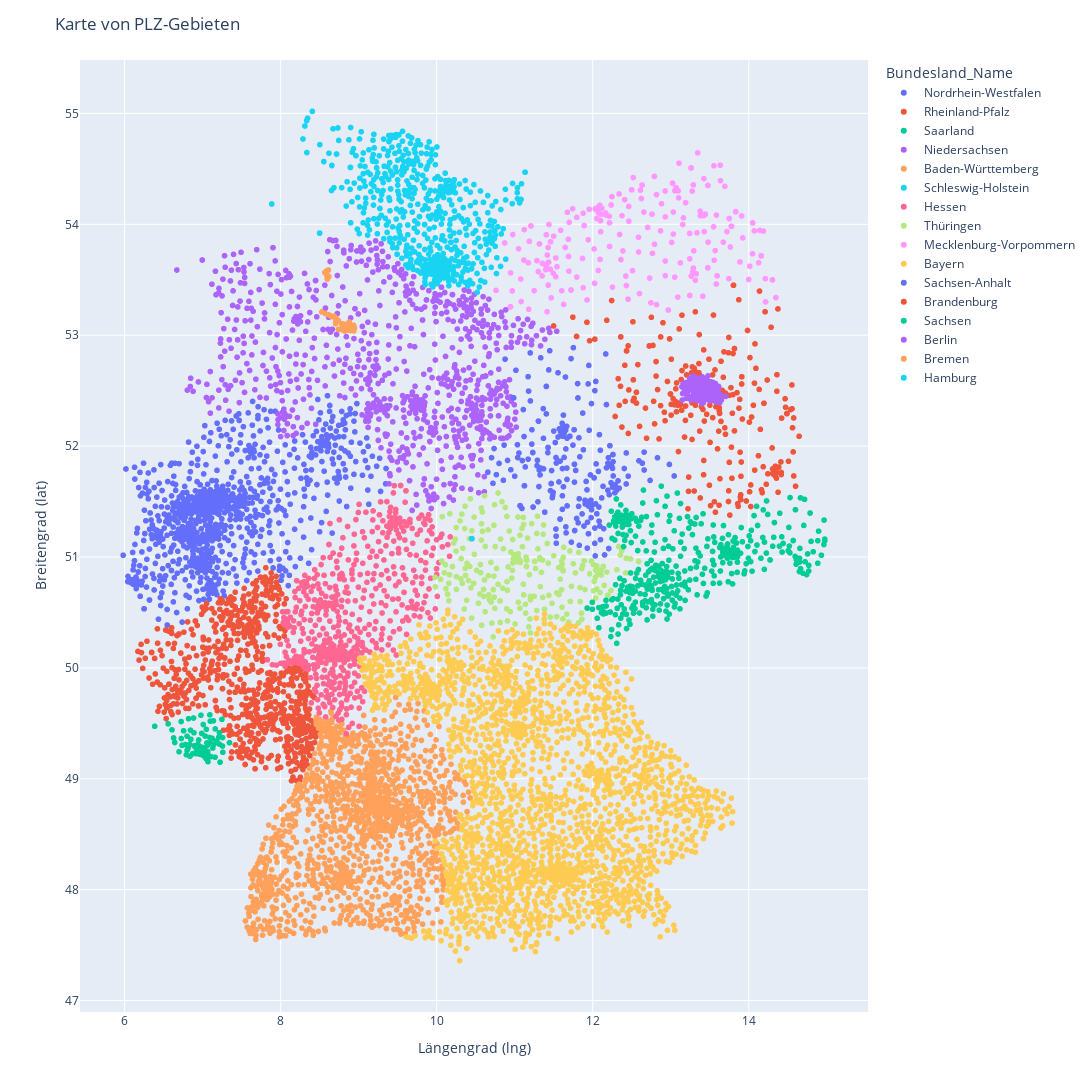

This figure's notebook cell:
### Code cell
# Visual Python: Visualization > Plotly

cdf['Stadt, Kreis, Land'] = cdf['PLZ_Name'] + ', ' + cdf['Kreis_Name'] + ', ' + cdf['Bundesland_Name']

fig = px.scatter(cdf, x='lng', y='lat', color='Bundesland_Name', hover_data=['Stadt, Kreis, Land'], width=1400, height=1200)

fig.update_layout(
    title="Karte von PLZ-Gebieten",
    xaxis_title="Längengrad (lng)",
    yaxis_title="Breitengrad (lat)"
)
fig.show()

### Figure 1 — Plotly figure (JSON) as saved in the notebook; plotly's stock layout.template omitted (floating-point values rounded to 4 significant figures; data arrays with more than 128 entries replaced by an {"elided": "..."} marker saying what was removed)
{"data": [{"customdata": {"elided": "904x1 str values"}, "hovertemplate": "Bundesland_Name=Nordrhein-Westfalen<br>lng=%{x}<br>lat=%{y}<br>Stadt, Kreis, Land=%{customdata[0]}<extra></extra>", "legendgroup": "Nordrhein-Westfalen", "marker": {"color": "#636efa", "symbol": "circle"}, "mode": "markers", "name": "Nordrhein-Westfalen", "showlegend": true, "type": "scattergl", "x": {"elided": "904 float values"}, "xaxis": "x", "y": {"elided": "904 float values"}, "yaxis": "y"}, {"customdata": {"elided": "916x1 str values"}, "hovertemplate": "Bundesland_Name=Rheinland-Pfalz<br>lng=%{x}<br>lat=%{y}<br>Stadt, Kreis, Land=%{customdata[0]}<extra></extra>", "legendgroup": "Rheinland-Pfalz", "marker": {"color": "#EF553B", "symbol": "circle"}, "mode": "markers", "name": "Rheinland-Pfalz", "showlegend": true, "type": "scattergl", "x": {"elided": "916 float values"}, "xaxis": "x", "y": {"elided": "916 float values"}, "yaxis": "y"}, {"customdata": [["Saarbrücken, Landkreis Regionalverband Saarbrücken, Saarland"], ["Freisen, Landkreis St. Wendel, Saarland"], ["Völklingen, Landkreis Regionalverband Saarbrücken, Saarland"], ["Quierschied, Landkreis Regionalverband Saarbrücken, Saarland"], ["Namborn, Landkreis St. Wendel, Saarland"], ["Dillingen/Saar, Landkreis Saarlouis, Saarland"], ["Saarbrücken, Landkreis Regionalverband Saarbrücken, Saarland"], ["Wadgassen, Landkreis Saarlouis, Saarland"], ["Schwalbach, Landkreis Saarlouis, Saarland"], ["Riegelsberg, Landkreis Regionalverband Saarbrücken, Saarland"], ["Nohfelden, Landkreis St. Wendel, Saarland"], ["Schiffweiler, Landkreis Neunkirchen, Saarland"], ["Bous, Landkreis Saarlouis, Saarland"], ["Spiesen-Elversberg, Landkreis Neunkirchen, Saarland"], ["Blieskastel, Landkreis Saarpfalz-Kreis, Saarland"], ["Neunkirchen, Landkreis Neunkirchen, Saarland"], ["Bexbach, Landkreis Saarpfalz-Kreis, Saarland"], ["Beckingen, Landkreis Merzig-Wadern, Saarland"], ["Ensdorf, Landkreis Saarlouis, Saarland"], ["Oberthal, Landkreis St. Wendel, Saarland"], ["Losheim, Landkreis Merzig-Wadern, Saarland"], ["Saarlouis, Landkreis Saarlouis, Saarland"], ["Eppelborn, Landkreis Neunkirchen, Saarland"], ["Saarbrücken, Landkreis Regionalverband Saarbrücken, Saarland"], ["Überherrn, Landkreis Saarlouis, Saarland"], ["Illingen, Landkreis Neunkirchen, Saarland"], ["Marpingen, Landkreis St. Wendel, Saarland"], ["Saarbrücken, Landkreis Regionalverband Saarbrücken, Saarland"], ["Kirkel, Landkreis Saarpfalz-Kreis, Saarland"], ["Mettlach, Landkreis Merzig-Wadern, Saarland"], ["Friedrichsthal, Landkreis Regionalverband Saarbrücken, Saarland"], ["Saarbrücken, Landkreis Regionalverband Saarbrücken, Saarland"], ["Perl, Landkreis Merzig-Wadern, Saarland"], ["Nalbach, Landkreis Saarlouis, Saarland"], ["Saarbrücken, Landkreis Regionalverband Saarbrücken, Saarland"], ["Saarbrücken, Landkreis Regionalverband Saarbrücken, Saarland"], ["Neunkirchen, Landkreis Neunkirchen, Saarland"], ["Tholey, Landkreis St. Wendel, Saarland"], ["Saarbrücken, Landkreis Regionalverband Saarbrücken, Saarland"], ["Saarbrücken, Landkreis Regionalverband Saarbrücken, Saarland"], ["Schmelz, Landkreis Saarlouis, Saarland"], ["Sulzbach/Saar, Landkreis Regionalverband Saarbrücken, Saarland"], ["Sankt Wendel, Landkreis St. Wendel, Saarland"], ["Ottweiler, Landkreis Neunkirchen, Saarland"], ["Wadern, Landkreis Merzig-Wadern, Saarland"], ["Saarbrücken, Landkreis Regionalverband Saarbrücken, Saarland"], ["Saarbrücken, Landkreis Regionalverband Saarbrücken, Saarland"], ["Merchweiler, Landkreis Neunkirchen, Saarland"], ["Neunkirchen, Landkreis Neunkirchen, Saarland"], ["Homburg, Landkreis Saarpfalz-Kreis, Saarland"], ["Großrosseln, Landkreis Regionalverband Saarbrücken, Saarland"], ["Nonnweiler, Landkreis St. Wendel, Saarland"], ["Saarbrücken, Landkreis Regionalverband Saarbrücken, Saarland"], ["Wallerfangen, Landkreis Saarlouis, Saarland"], ["Saarbrücken, Landkreis Regionalverband Saarbrücken, Saarland"], ["Sankt Ingbert, Landkreis Saarpfalz-Kreis, Saarland"], ["Rehlingen-Siersburg, Landkreis Saarlouis, Saarland"], ["Saarbrücken, Landkreis Regionalverband Saarbrücken, Saarland"], ["Lebach, Landkreis Saarlouis, Saarland"], ["Püttlingen, Landkreis Regionalverband Saarbrücken, Saarland"], ["Saarbrücken, Landkreis Regionalverband Saarbrücken, Saarland"], ["Kleinblittersdorf, Landkreis Regionalverband Saarbrücken, Saarland"], ["Saarwellingen, Landkreis Saarlouis, Saarland"], ["Saarbrücken, Landkreis Regionalverband Saarbrücken, Saarland"], ["Gersheim, Landkreis Saarpfalz-Kreis, Saarland"], ["Weiskirchen, Landkreis Merzig-Wadern, Saarland"], ["Heusweiler, Landkreis Regionalverband Saarbrücken, Saarland"], ["Mandelbachtal, Landkreis Saarpfalz-Kreis, Saarland"], ["Merzig, Landkreis Merzig-Wadern, Saarland"]], "hovertemplate": "Bundesland_Name=Saarland<br>lng=%{x}<br>lat=%{y}<br>Stadt, Kreis, Land=%{customdata[0]}<extra></extra>", "legendgroup": "Saarland", "marker": {"color": "#00cc96", "symbol": "circle"}, "mode": "markers", "name": "Saarland", "showlegend": true, "type": "scattergl", "x": [6.871, 7.248, 6.791, 7.055, 7.139, 6.727, 6.915, 6.801, 6.833, 6.941, 7.093, 7.122, 6.816, 7.146, 7.259, 7.216, 7.256, 6.756, 6.778, 7.098, 6.726, 6.737, 6.988, 7.065, 6.698, 7.033, 7.048, 7.108, 7.255, 6.558, 7.097, 6.999, 6.386, 6.801, 7.041, 7.025, 7.206, 7.008, 6.961, 7.042, 6.845, 7.062, 7.162, 7.217, 6.884, 6.983, 7.008, 7.091, 7.179, 7.345, 6.838, 6.979, 7.067, 6.643, 6.981, 7.131, 6.628, 7.067, 6.889, 6.892, 7.018, 7.069, 6.85, 6.922, 7.224, 6.82, 6.949, 7.16, 6.608], "xaxis": "x", "y": [49.22, 49.54, 49.22, 49.32, 49.52, 49.36, 49.23, 49.26, 49.31, 49.31, 49.58, 49.36, 49.28, 49.31, 49.24, 49.31, 49.37, 49.43, 49.31, 49.52, 49.52, 49.3, 49.41, 49.22, 49.24, 49.39, 49.45, 49.2, 49.3, 49.5, 49.32, 49.24, 49.47, 49.38, 49.23, 49.28, 49.37, 49.49, 49.22, 49.18, 49.44, 49.3, 49.45, 49.42, 49.55, 49.29, 49.21, 49.37, 49.34, 49.33, 49.2, 49.57, 49.2, 49.33, 49.25, 49.28, 49.37, 49.25, 49.41, 49.3, 49.25, 49.15, 49.36, 49.26, 49.15, 49.54, 49.35, 49.19, 49.44], "yaxis": "y"}, {"customdata": {"elided": "835x1 str values"}, "hovertemplate": "Bundesland_Name=Niedersachsen<br>lng=%{x}<br>lat=%{y}<br>Stadt, Kreis, Land=%{customdata[0]}<extra></extra>", "legendgroup": "Niedersachsen", "marker": {"color": "#ab63fa", "symbol": "circle"}, "mode": "markers", "name": "Niedersachsen", "showlegend": true, "type": "scattergl", "x": {"elided": "835 float values"}, "xaxis": "x", "y": {"elided": "835 float values"}, "yaxis": "y"}, {"customdata": {"elided": "1285x1 str values"}, "hovertemplate": "Bundesland_Name=Baden-Württemberg<br>lng=%{x}<br>lat=%{y}<br>Stadt, Kreis, Land=%{customdata[0]}<extra></extra>", "legendgroup": "Baden-Württemberg", "marker": {"color": "#FFA15A", "symbol": "circle"}, "mode": "markers", "name": "Baden-Württemberg", "showlegend": true, "type": "scattergl", "x": {"elided": "1285 float values"}, "xaxis": "x", "y": {"elided": "1285 float values"}, "yaxis": "y"}, {"customdata": {"elided": "507x1 str values"}, "hovertemplate": "Bundesland_Name=Schleswig-Holstein<br>lng=%{x}<br>lat=%{y}<br>Stadt, Kreis, Land=%{customdata[0]}<extra></extra>", "legendgroup": "Schleswig-Holstein", "marker": {"color": "#19d3f3", "symbol": "circle"}, "mode": "markers", "name": "Schleswig-Holstein", "showlegend": true, "type": "scattergl", "x": {"elided": "507 float values"}, "xaxis": "x", "y": {"elided": "507 float values"}, "yaxis": "y"}, {"customdata": {"elided": "556x1 str values"}, "hovertemplate": "Bundesland_Name=Hessen<br>lng=%{x}<br>lat=%{y}<br>Stadt, Kreis, Land=%{customdata[0]}<extra></extra>", "legendgroup": "Hessen", "marker": {"color": "#FF6692", "symbol": "circle"}, "mode": "markers", "name": "Hessen", "showlegend": true, "type": "scattergl", "x": {"elided": "556 float values"}, "xaxis": "x", "y": {"elided": "556 float values"}, "yaxis": "y"}, {"customdata": {"elided": "251x1 str values"}, "hovertemplate": "Bundesland_Name=Thüringen<br>lng=%{x}<br>lat=%{y}<br>Stadt, Kreis, Land=%{customdata[0]}<extra></extra>", "legendgroup": "Thüringen", "marker": {"color": "#B6E880", "symbol": "circle"}, "mode": "markers", "name": "Thüringen", "showlegend": true, "type": "scattergl", "x": {"elided": "251 float values"}, "xaxis": "x", "y": {"elided": "251 float values"}, "yaxis": "y"}, {"customdata": {"elided": "249x1 str values"}, "hovertemplate": "Bundesland_Name=Mecklenburg-Vorpommern<br>lng=%{x}<br>lat=%{y}<br>Stadt, Kreis, Land=%{customdata[0]}<extra></extra>", "legendgroup": "Mecklenburg-Vorpommern", "marker": {"color": "#FF97FF", "symbol": "circle"}, "mode": "markers", "name": "Mecklenburg-Vorpommern", "showlegend": true, "type": "scattergl", "x": {"elided": "249 float values"}, "xaxis": "x", "y": {"elided": "249 float values"}, "yaxis": "y"}, {"customdata": {"elided": "2122x1 str values"}, "hovertemplate": "Bundesland_Name=Bayern<br>lng=%{x}<br>lat=%{y}<br>Stadt, Kreis, Land=%{customdata[0]}<extra></extra>", "legendgroup": "Bayern", "marker": {"color": "#FECB52", "symbol": "circle"}, "mode": "markers", "name": "Bayern", "showlegend": true, "type": "scattergl", "x": {"elided": "2122 float values"}, "xaxis": "x", "y": {"elided": "2122 float values"}, "yaxis": "y"}, {"customdata": {"elided": "231x1 str values"}, "hovertemplate": "Bundesland_Name=Sachsen-Anhalt<br>lng=%{x}<br>lat=%{y}<br>Stadt, Kreis, Land=%{customdata[0]}<extra></extra>", "legendgroup": "Sachsen-Anhalt", "marker": {"color": "#636efa", "symbol": "circle"}, "mode": "markers", "name": "Sachsen-Anhalt", "showlegend": true, "type": "scattergl", "x": {"elided": "231 float values"}, "xaxis": "x", "y": {"elided": "231 float values"}, "yaxis": "y"}, {"customdata": {"elided": "236x1 str values"}, "hovertemplate": "Bundesland_Name=Brandenburg<br>lng=%{x}<br>lat=%{y}<br>Stadt, Kreis, Land=%{customdata[0]}<extra></extra>", "legendgroup": "Brandenburg", "marker": {"color": "#EF553B", "symbol": "circle"}, "mode": "markers", "name": "Brandenburg", "showlegend": true, "type": "scattergl", "x": {"elided": "236 float values"}, "xaxis": "x", "y": {"elided": "236 float values"}, "yaxis": "y"}, {"customdata": {"elided": "400x1 str values"}, "hovertemplate": "Bundesland_Name=Sachsen<br>lng=%{x}<br>lat=%{y}<br>Stadt, Kreis, Land=%{customdata[0]}<extra></extra>", "legendgroup": "Sachsen", "marker": {"color": "#00cc96", "symbol": "circle"}, "mode": "markers", "name": "Sachsen", "showlegend": true, "type": "scattergl", "x": {"elided": "400 float values"}, "xaxis": "x", "y": {"elided": "400 float values"}, "yaxis": "y"}, {"customdata": {"elided": "198x1 str values"}, "hovertemplate": "Bundesland_Name=Berlin<br>lng=%{x}<br>lat=%{y}<br>Stadt, Kreis, Land=%{customdata[0]}<extra></extra>", "legendgroup": "Berlin", "marker": {"color": "#ab63fa", "symbol": "circle"}, "mode": "markers", "name": "Berlin", "showlegend": true, "type": "scattergl", "x": {"elided": "198 float values"}, "xaxis": "x", "y": {"elided": "198 float values"}, "yaxis": "y"}, {"customdata": [["Bremerhaven, Kreisfreie Stadt Bremerhaven, Bremen"], ["Bremen, Kreisfreie Stadt Bremen, Bremen"], ["Bremen, Kreisfreie Stadt Bremen, Bremen"], ["Bremen, Kreisfreie Stadt Bremen, Bremen"], ["Bremerhaven, Kreisfreie Stadt Bremerhaven, Bremen"], ["Bremen, Kreisfreie Stadt Bremen, Bremen"], ["Bremen, Kreisfreie Stadt Bremen, Bremen"], ["Bremerhaven; Bremen, Kreisfreie Stadt Bremen, Bremen"], ["Bremerhaven; Bremen, Kreisfreie Stadt Bremerhaven, Bremen"], ["Bremen, Kreisfreie Stadt Bremen, Bremen"], ["Bremen, Kreisfreie Stadt Bremen, Bremen"], ["Bremen, Kreisfreie Stadt Bremen, Bremen"], ["Bremen, Kreisfreie Stadt Bremen, Bremen"], ["Bremen, Kreisfreie Stadt Bremen, Bremen"], ["Bremen, Kreisfreie Stadt Bremen, Bremen"], ["Bremen, Kreisfreie Stadt Bremen, Bremen"], ["Bremerhaven, Kreisfreie Stadt Bremerhaven, Bremen"], ["Bremen, Kreisfreie Stadt Bremen, Bremen"], ["Bremen, Kreisfreie Stadt Bremen, Bremen"], ["Bremen, Kreisfreie Stadt Bremen, Bremen"], ["Bremen, Kreisfreie Stadt Bremen, Bremen"], ["Bremen, Kreisfreie Stadt Bremen, Bremen"], ["Bremen, Kreisfreie Stadt Bremen, Bremen"], ["Bremen, Kreisfreie Stadt Bremen, Bremen"], ["Bremen, Kreisfreie Stadt Bremen, Bremen"], ["Bremen, Kreisfreie Stadt Bremen, Bremen"], ["Bremen, Kreisfreie Stadt Bremen, Bremen"], ["Bremen, Kreisfreie Stadt Bremen, Bremen"], ["Bremen, Kreisfreie Stadt Bremen, Bremen"], ["Bremerhaven, Kreisfreie Stadt Bremerhaven, Bremen"], ["Bremen, Kreisfreie Stadt Bremen, Bremen"], ["Bremen, Kreisfreie Stadt Bremen, Bremen"], ["Bremen, Kreisfreie Stadt Bremen, Bremen"], ["Bremen, Kreisfreie Stadt Bremen, Bremen"], ["Bremen, Kreisfreie Stadt Bremen, Bremen"], ["Bremen, Kreisfreie Stadt Bremen, Bremen"], ["Bremen, Kreisfreie Stadt Bremen, Bremen"], ["Bremerhaven, Kreisfreie Stadt Bremerhaven, Bremen"], ["Bremerhaven, Kreisfreie Stadt Bremerhaven, Bremen"], ["Bremen, Kreisfreie Stadt Bremen, Bremen"], ["Bremerhaven, Kreisfreie Stadt Bremerhaven, Bremen"], ["Bremen, Kreisfreie Stadt Bremen, Bremen"], ["Bremen, Kreisfreie Stadt Bremen, Bremen"], ["Bremen, Kreisfreie Stadt Bremen, Bremen"]], "hovertemplate": "Bundesland_Name=Bremen<br>lng=%{x}<br>lat=%{y}<br>Stadt, Kreis, Land=%{customdata[0]}<extra></extra>", "legendgroup": "Bremen", "marker": {"color": "#FFA15A", "symbol": "circle"}, "mode": "markers", "name": "Bremen", "showlegend": true, "type": "scattergl", "x": [8.593, 8.791, 8.87, 8.783, 8.592, 8.66, 8.928, 8.566, 8.566, 8.611, 8.847, 8.847, 8.804, 8.939, 8.706, 8.741, 8.599, 8.834, 8.713, 8.947, 8.634, 8.823, 8.822, 8.528, 8.707, 8.896, 8.686, 8.883, 8.74, 8.619, 8.851, 8.861, 8.844, 8.935, 8.611, 8.878, 8.572, 8.612, 8.612, 8.785, 8.59, 8.883, 8.804, 8.813], "xaxis": "x", "y": [53.56, 53.09, 53.06, 53.05, 53.58, 53.17, 53.07, 53.57, 53.57, 53.18, 53.08, 53.09, 53.06, 53.04, 53.1, 53.05, 53.51, 53.09, 53.15, 53.06, 53.18, 53.08, 53.04, 53.21, 53.13, 53.04, 53.17, 53.08, 53.13, 53.53, 53.05, 53.1, 53.07, 53.09, 53.18, 53.12, 53.2, 53.59, 53.59, 53.1, 53.54, 53.08, 53.08, 53.1], "yaxis": "y"}, {"customdata": [["Hamburg, Kreisfreie Stadt Hamburg, Hamburg"], ["Hamburg, Kreisfreie Stadt Hamburg, Hamburg"], ["Hamburg, Kreisfreie Stadt Hamburg, Hamburg"], ["Hamburg, Kreisfreie Stadt Hamburg, Hamburg"], ["Hamburg, Kreisfreie Stadt Hamburg, Hamburg"], ["Hamburg, Kreisfreie Stadt Hamburg, Hamburg"], ["Hamburg, Kreisfreie Stadt Hamburg, Hamburg"], ["Hamburg, Kreisfreie Stadt Hamburg, Hamburg"], ["Hamburg, Kreisfreie Stadt Hamburg, Hamburg"], ["Hamburg, Kreisfreie Stadt Hamburg, Hamburg"], ["Hamburg, Kreisfreie Stadt Hamburg, Hamburg"], ["Hamburg, Kreisfreie Stadt Hamburg, Hamburg"], ["Hamburg, Kreisfreie Stadt Hamburg, Hamburg"], ["Hamburg, Kreisfreie Stadt Hamburg, Hamburg"], ["Hamburg, Kreisfreie Stadt Hamburg, Hamburg"], ["Hamburg, Kreisfreie Stadt Hamburg, Hamburg"], ["Hamburg, Kreisfreie Stadt Hamburg, Hamburg"], ["Hamburg, Kreisfreie Stadt Hamburg, Hamburg"], ["Hamburg, Kreisfreie Stadt Hamburg, Hamburg"], ["Hamburg, Kreisfreie Stadt Hamburg, Hamburg"], ["Hamburg, Kreisfreie Stadt Hamburg, Hamburg"], ["Hamburg, Kreisfreie Stadt Hamburg, Hamburg"], ["Hamburg, Kreisfreie Stadt Hamburg, Hamburg"], ["Hamburg, Kreisfreie Stadt Hamburg, Hamburg"], ["Neuwerk, Kreisfreie Stadt Hamburg, Hamburg"], ["Hamburg, Kreisfreie Stadt Hamburg, Hamburg"], ["Hamburg, Kreisfreie Stadt Hamburg, Hamburg"], ["Hamburg, Kreisfreie Stadt Hamburg, Hamburg"], ["Hamburg, Kreisfreie Stadt Hamburg, Hamburg"], ["Hamburg, Kreisfreie Stadt Hamburg, Hamburg"], ["Hamburg, Kreisfreie Stadt Hamburg, Hamburg"], ["Hamburg, Kreisfreie Stadt Hamburg, Hamburg"], ["Hamburg, Kreisfreie Stadt Hamburg, Hamburg"], ["Hamburg, Kreisfreie Stadt Hamburg, Hamburg"], ["Hamburg, Kreisfreie Stadt Hamburg, Hamburg"], ["Hamburg, Kreisfreie Stadt Hamburg, Hamburg"], ["Hamburg, Kreisfreie Stadt Hamburg, Hamburg"], ["Hamburg, Kreisfreie Stadt Hamburg, Hamburg"], ["Hamburg, Kreisfreie Stadt Hamburg, Hamburg"], ["Hamburg, Kreisfreie Stadt Hamburg, Hamburg"], ["Hamburg, Kreisfreie Stadt Hamburg, Hamburg"], ["Hamburg, Kreisfreie Stadt Hamburg, Hamburg"], ["Hamburg, Kreisfreie Stadt Hamburg, Hamburg"], ["Hamburg, Kreisfreie Stadt Hamburg, Hamburg"], ["Hamburg, Kreisfreie Stadt Hamburg, Hamburg"], ["Neuwerk, Kreisfreie Stadt Hamburg, Hamburg"], ["Hamburg, Kreisfreie Stadt Hamburg, Hamburg"], ["Hamburg, Kreisfreie Stadt Hamburg, Hamburg"], ["Hamburg, Kreisfreie Stadt Hamburg, Hamburg"], ["Hamburg, Kreisfreie Stadt Hamburg, Hamburg"], ["Hamburg, Kreisfreie Stadt Hamburg, Hamburg"], ["Hamburg, Kreisfreie Stadt Hamburg, Hamburg"], ["Hamburg, Kreisfreie Stadt Hamburg, Hamburg"], ["Hamburg, Kreisfreie Stadt Hamburg, Hamburg"], ["Hamburg, Kreisfreie Stadt Hamburg, Hamburg"], ["Hamburg, Kreisfreie Stadt Hamburg, Hamburg"], ["Hamburg, Kreisfreie Stadt Hamburg, Hamburg"], ["Hamburg, Kreisfreie Stadt Hamburg, Hamburg"], ["Hamburg, Kreisfreie Stadt Hamburg, Hamburg"], ["Hamburg, Kreisfreie Stadt Hamburg, Hamburg"], ["Hamburg, Kreisfreie Stadt Hamburg, Hamburg"], ["Hamburg, Kreisfreie Stadt Hamburg, Hamburg"], ["Hamburg, Kreisfreie Stadt Hamburg, Hamburg"], ["Hamburg, Kreisfreie Stadt Hamburg, Hamburg"], ["Hamburg, Kreisfreie Stadt Hamburg, Hamburg"], ["Hamburg, Kreisfreie Stadt Hamburg, Hamburg"], ["Hamburg, Kreisfreie Stadt Hamburg, Hamburg"], ["Hamburg, Kreisfreie Stadt Hamburg, Hamburg"], ["Hamburg, Kreisfreie Stadt Hamburg, Hamburg"], ["Hamburg, Kreisfreie Stadt Hamburg, Hamburg"], ["Hamburg, Kreisfreie Stadt Hamburg, Hamburg"], ["Hamburg; Oststeinbek, Kreisfreie Stadt Hamburg, Hamburg"], ["Hamburg, Kreisfreie Stadt Hamburg, Hamburg"], ["Hamburg, Kreisfreie Stadt Hamburg, Hamburg"], ["Hamburg, Kreisfreie Stadt Hamburg, Hamburg"], ["Hamburg, Kreisfreie Stadt Hamburg, Hamburg"], ["Hamburg, Kreisfreie Stadt Hamburg, Hamburg"], ["Hamburg, Kreisfreie Stadt Hamburg, Hamburg"], ["Hamburg, Kreisfreie Stadt Hamburg, Hamburg"], ["Hamburg, Kreisfreie Stadt Hamburg, Hamburg"], ["Hamburg, Kreisfreie Stadt Hamburg, Hamburg"], ["Hamburg, Kreisfreie Stadt Hamburg, Hamburg"], ["Hamburg, Kreisfreie Stadt Hamburg, Hamburg"], ["Hamburg, Kreisfreie Stadt Hamburg, Hamburg"], ["Hamburg, Kreisfreie Stadt Hamburg, Hamburg"], ["Hamburg, Kreisfreie Stadt Hamburg, Hamburg"], ["Hamburg, Kreisfreie Stadt Hamburg, Hamburg"], ["Hamburg, Kreisfreie Stadt Hamburg, Hamburg"], ["Hamburg, Kreisfreie Stadt Hamburg, Hamburg"], ["Hamburg, Kreisfreie Stadt Hamburg, Hamburg"], ["Hamburg, Kreisfreie Stadt Hamburg, Hamburg"], ["Hamburg, Kreisfreie Stadt Hamburg, Hamburg"], ["Hamburg, Kreisfreie Stadt Hamburg, Hamburg"], ["Hamburg, Kreisfreie Stadt Hamburg, Hamburg"], ["Hamburg, Kreisfreie Stadt Hamburg, Hamburg"], ["Hamburg, Kreisfreie Stadt Hamburg, Hamburg"], ["Hamburg, Kreisfreie Stadt Hamburg, Hamburg"], ["Hamburg, Kreisfreie Stadt Hamburg, Hamburg"], ["Hamburg, Kreisfreie Stadt Hamburg, Hamburg"], ["Hamburg, Kreisfreie Stadt Hamburg, Hamburg"], ["Hamburg, Kreisfreie Stadt Hamburg, Hamburg"], ["Hamburg, Kreisfreie Stadt Hamburg, Hamburg"], ["Hamburg, Kreisfreie Stadt Hamburg, Hamburg"], ["Hamburg, Kreisfreie Stadt Hamburg, Hamburg"], ["Hamburg, Kreisfreie Stadt Hamburg, Hamburg"], ["Hamburg, Kreisfreie Stadt Hamburg, Hamburg"], ["Hamburg, Kreisfreie Stadt Hamburg, Hamburg"], ["Hamburg; Oststeinbek, Kreisfreie Stadt Hamburg, Hamburg"], ["Hamburg, Kreisfreie Stadt Hamburg, Hamburg"]], "hovertemplate": "Bundesland_Name=Hamburg<br>lng=%{x}<br>lat=%{y}<br>Stadt, Kreis, Land=%{customdata[0]}<extra></extra>", "legendgroup": "Hamburg", "marker": {"color": "#19d3f3", "symbol": "circle"}, "mode": "markers", "name": "Hamburg", "showlegend": true, "type": "scattergl", "x": [10.0, 10.06, 10.1, 10.14, 10.17, 10.22, 10.11, 9.843, 9.994, 10.05, 10.1, 9.93, 10.03, 10.09, 10.1, 9.843, 9.947, 10.14, 9.922, 9.952, 9.969, 9.991, 10.16, 10.23, 8.5, 9.85, 9.878, 9.97, 9.966, 10.02, 10.07, 10.16, 9.754, 9.943, 10.08, 9.978, 9.997, 10.06, 9.851, 9.883, 9.943, 9.977, 10.08, 10.28, 9.929, 8.5, 9.922, 9.944, 10.04, 10.03, 9.913, 9.964, 10.12, 10.05, 10.14, 9.985, 9.974, 9.982, 10.05, 10.12, 9.967, 9.915, 10.01, 10.01, 10.0, 10.1, 9.887, 9.895, 10.05, 10.16, 10.02, 10.09, 10.15, 9.823, 9.852, 9.931, 9.95, 9.966, 9.99, 10.07, 10.08, 10.13, 9.95, 9.981, 9.982, 10.03, 10.01, 10.07, 10.13, 9.855, 10.01, 10.04, 10.01, 10.04, 9.966, 10.45, 10.04, 9.912, 9.954, 9.956, 10.01, 10.17, 9.796, 9.958, 10.0, 10.02, 10.05, 10.09, 10.2], "xaxis": "x", "y": [53.55, 53.59, 53.63, 53.53, 53.61, 53.62, 53.55, 53.55, 53.56, 53.57, 53.57, 53.56, 53.49, 53.61, 53.69, 53.55, 53.57, 53.55, 53.65, 53.58, 53.56, 53.58, 53.45, 53.49, 53.92, 53.48, 53.6, 53.46, 53.61, 53.57, 53.67, 53.51, 53.58, 53.55, 53.58, 53.55, 53.57, 53.61, 53.52, 53.57, 53.55, 53.57, 53.64, 53.46, 53.46, 53.92, 53.65, 53.58, 53.53, 53.59, 53.58, 53.55, 53.62, 53.58, 53.61, 53.53, 53.5, 53.59, 53.55, 53.65, 53.58, 53.56, 53.63, 53.61, 53.59, 53.59, 53.55, 53.62, 53.62, 53.65, 53.55, 53.52, 53.49, 53.58, 53.46, 53.6, 53.44, 53.61, 53.59, 53.61, 53.55, 53.59, 53.63, 53.56, 53.57, 53.58, 53.65, 53.59, 53.67, 53.59, 53.46, 53.64, 53.65, 53.67, 53.61, 51.17, 53.6, 53.57, 53.64, 53.57, 53.56, 53.59, 53.56, 53.59, 53.66, 53.56, 53.56, 53.52, 53.51], "yaxis": "y"}], "layout": {"height": 1200, "legend": {"title": {"text": "Bundesland_Name"}, "tracegroupgap": 0}, "margin": {"t": 60}, "title": {"text": "Karte von PLZ-Gebieten"}, "width": 1400, "xaxis": {"anchor": "y", "domain": [0, 1], "title": {"text": "Längengrad (lng)"}}, "yaxis": {"anchor": "x", "domain": [0, 1], "title": {"text": "Breitengrad (lat)"}}}}
